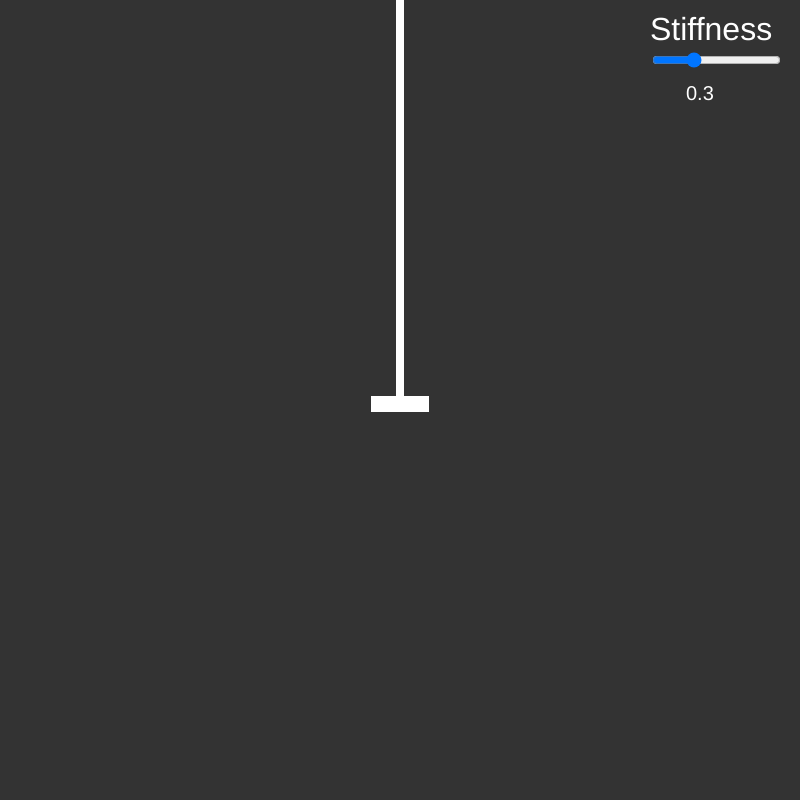
Frame 1 (no input)
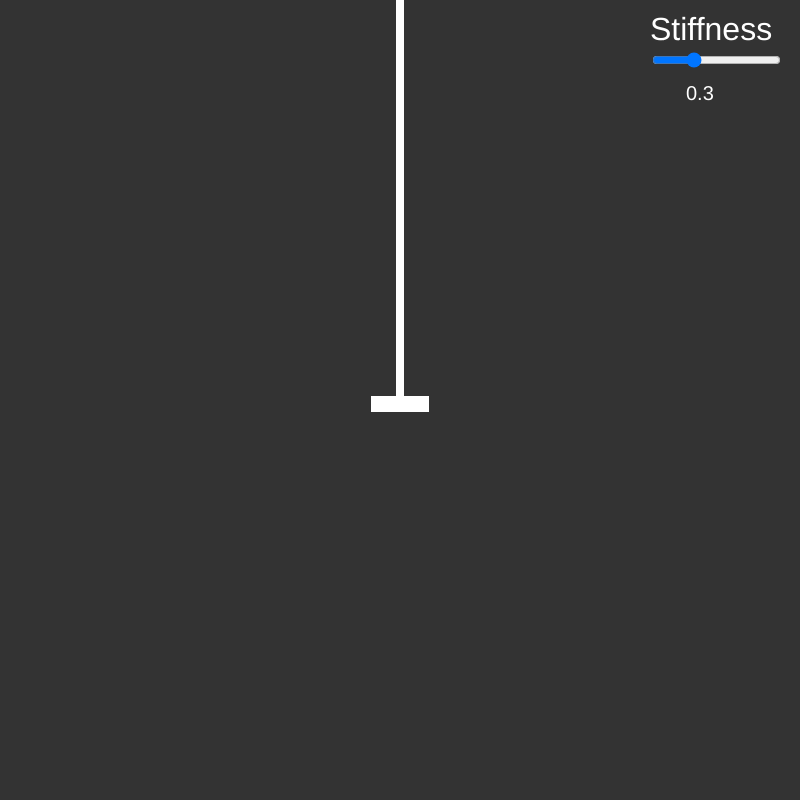
Frame 60 (no input)
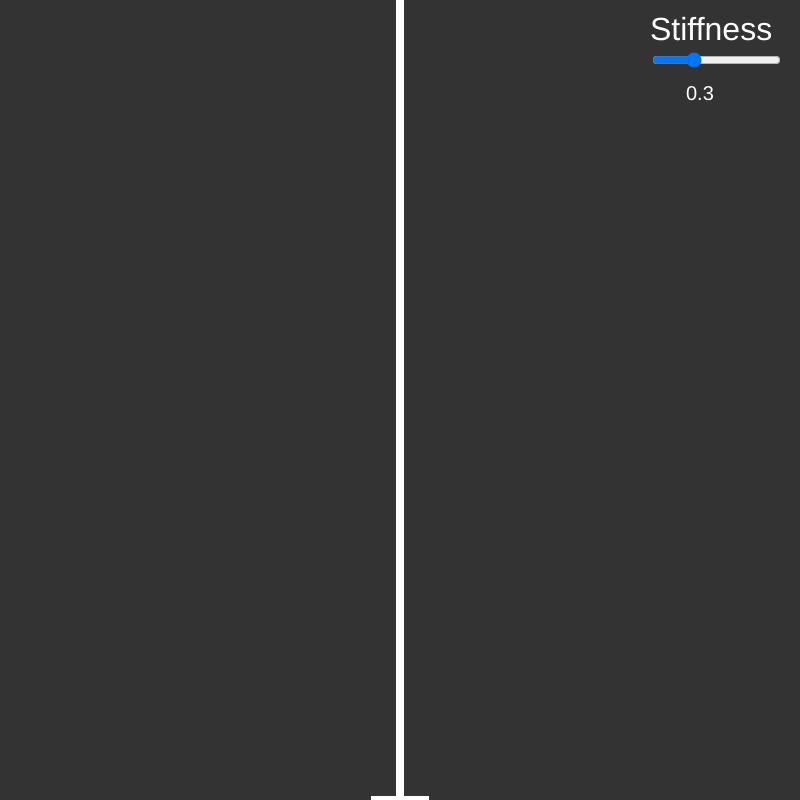
Frame 120 (the mouse pressed at the canvas centre since frame 60)

The p5.js sketch that drew these frames (run headless with seeded random() and noise() and a simulated clock; from frame 60 on, the mouse is pressed at the canvas centre):

// p5.js sketch
// ── sketch.js
let sp = new Spring(0.05, 1, 400, 400, 0, 8, 0.55);

function setup() {
    createCanvas(800, 800);

    kSlider = createSlider(0.001, 1, 0.3, 0.001);
    kSlider.position(650, 50);
}

function draw() {
textSize(10);

    background(51);

    textSize(32);
    fill(255);
    strokeWeight(0);
    text("Stiffness", 650, 40);
    textSize(20);
    text(kSlider.value(), 686, 100);

    stroke(255);
    sp.mouseDrag(mouseIsPressed, mouseX, 800 - mouseY);
    sp.setK(kSlider.value());
    sp.update();
    sp.draw();
}

// ── spring.js
class Spring {

    constructor(k, m, len, baseX, baseY, wid, damping) {
        this.k = k;
        this.m = m;
        this.len = len;

        this.baseX = baseX;
        this.baseY = baseY;
        this.yPos = baseY + len;
        this.wid = wid;

        this.damping = k * 1.15;

        this.pos = 0;
        this.vel = 0;
        this.acc = 0;

        this.grabbing = false;
        this.lastMouseY = 0;
    }

    setK(k) {
        this.k = k;
        this.damping = k * 1.15;
    }

    dist(a, b, x, y) {
        let dx = abs(a-x);
        let dy = abs(b-y);

        return sqrt(dx*dx + dy*dy);
    }

    applyForce(f) {
        this.acc += f/this.m;
    }

    draw() {
        strokeWeight(this.wid);
        line(this.baseX, this.baseY, this.baseX, this.yPos);
        rect(this.baseX-25, this.yPos, 50, 8);
    }

    update() {
        this.applyForce(-this.k * this.pos);
        this.applyForce(-this.vel * this.damping);

        this.pos += this.vel;
        this.vel += this.acc;

        this.yPos = this.baseY + this.len - this.pos;

        this.acc = 0;
    }

    mouseDrag(pressed, x, y) {
        if(pressed) {
            if(this.dist(this.baseX, this.yPos, x, y) < 20) {
                this.grabbing = true;
            }
        }
        else {
            this.grabbing = false;
        }

        if(this.grabbing) {
            this.yPos = y;

            this.vel = y - this.lastMouseY;
        }

        this.lastMouseY = y;
    }
}
